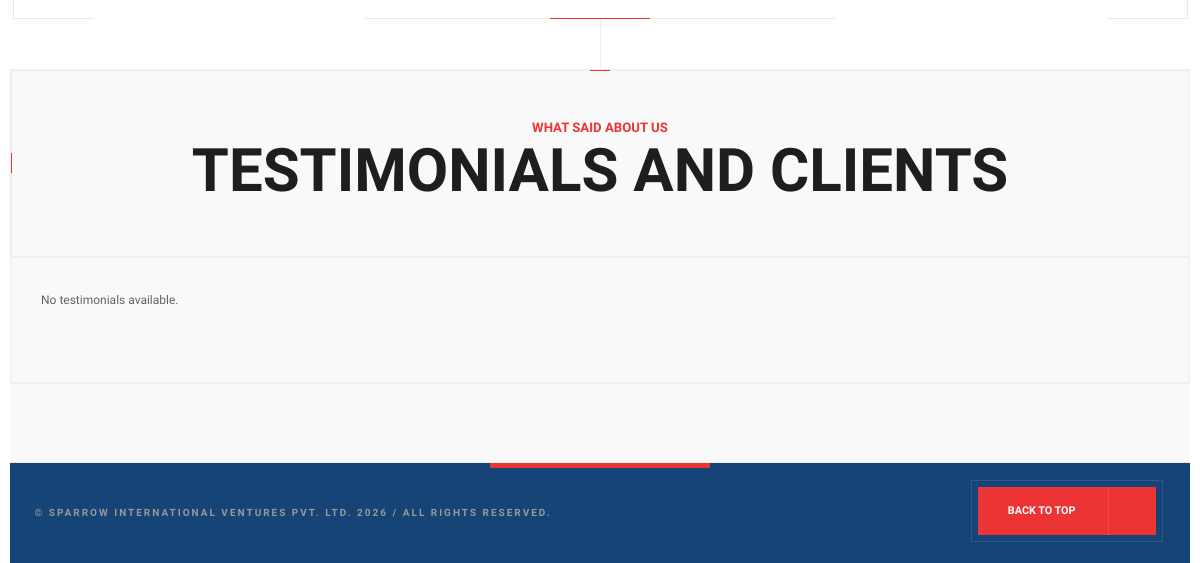
/about/ (lower part), run on an earlier commit of the app's database.
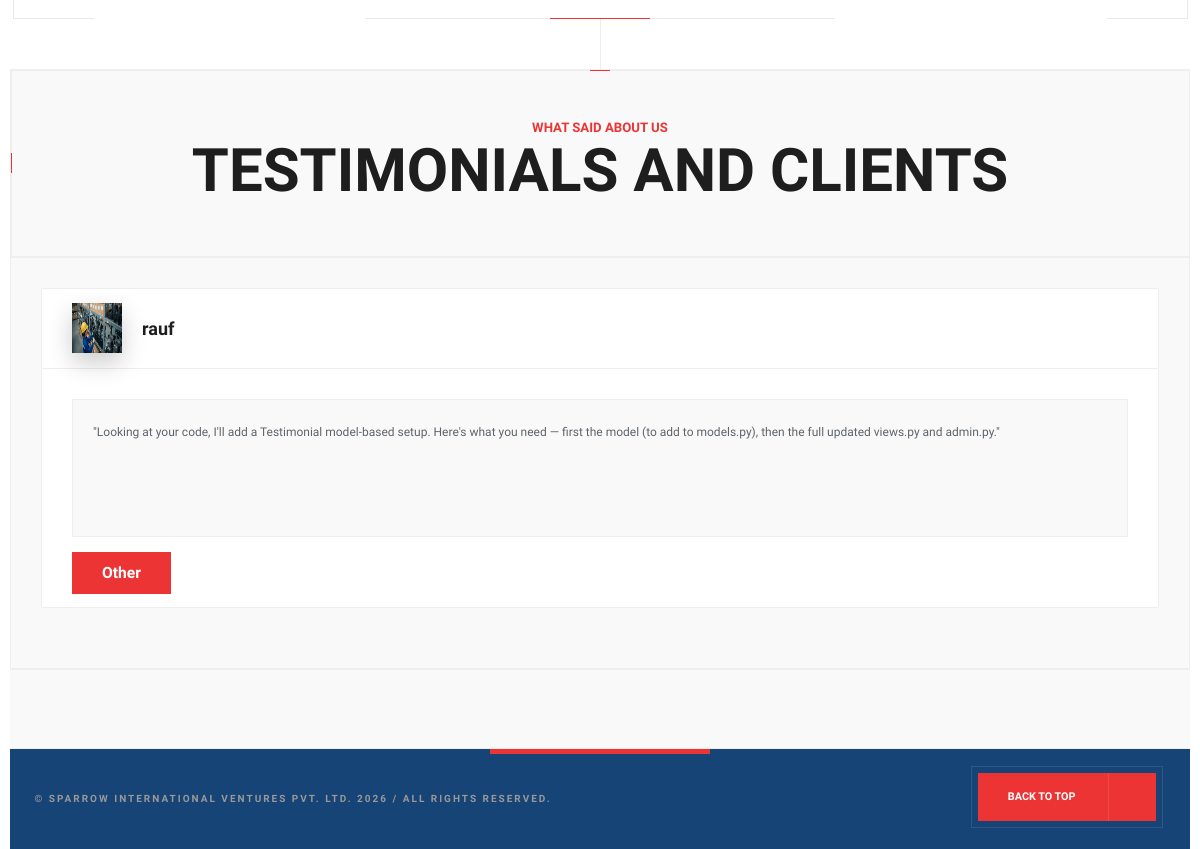
And on a later commit of the database.
### main/models.py (models this page shows, shortened)
class Testimonial(models.Model):
    PLATFORM_CHOICES = [
        ('twitter', 'Via X-Twitter'), ('facebook', 'Via Facebook'),
        ('instagram', 'Via Instagram'), ('linkedin', 'Via LinkedIn'),
        ('google', 'Via Google'), ('other', 'Other'),
    ]
    name = models.CharField(max_length=100)
    avatar = models.ImageField(upload_to='images/avatar/', blank=True, null=True)
    review = models.TextField(default='')
    platform = models.CharField(max_length=20, choices=PLATFORM_CHOICES, default='other')
    platform_url = models.URLField(blank=True, null=True)
    order = models.PositiveIntegerField(default=0)
    is_active = models.BooleanField(default=True)
    created_at = models.DateTimeField(auto_now_add=True)
    class Meta:
        ordering = ['order', 'created_at']

### main/views.py (the view)
# urls.py: path('about/', views.about, name='about'),
def about(request):
    journey_milestones = JourneyMilestone.objects.filter(is_active=True).order_by('order', 'year')
    team_members = TeamMember.objects.filter(is_active=True).order_by('order', 'name')
    testimonials = Testimonial.objects.filter(is_active=True).order_by('order')
    program_categories = ProgramCategory.objects.filter(is_active=True).prefetch_related(
        'events__images'
    ).order_by('order', 'name')
    active_categories = [c for c in program_categories if c.events.filter(is_active=True).exists()]
    program_years = (
        ProgramEvent.objects
        .filter(is_active=True, category__is_active=True)
        .values_list('year', flat=True)
        .distinct()
        .order_by('-year')
    )
    context = {
        'page_title': 'Our Story - Sparrow International',
        'active_page': 'about',
        'journey_milestones': journey_milestones,
        'team_members': team_members,
        'testimonials': testimonials,
        'program_categories': active_categories,
        'program_years': program_years,
    }
    return render(request, 'about.html', context)

### templates/about.html (shortened to what this page needs)
{% extends 'base.html' %}
{% load static %}
{% block content %}
<div class="content">
    <div class="content-box">
        <div class="section" style="padding-top:0;padding-bottom:70px;">
            <div class="container">
                <div class="section-dec fs-wrapper"><div class="section-dec-bottom_line"></div></div>
            </div>
        </div>
        <div>
            <div class="testimonilas-carousel-wrap">
                <div class="boxed-content">
                    <div class="section-title"><h4>What said about us</h4><h2>Testimonials and Clients</h2></div>
                    <div class="bc_dec-line_h"></div><div class="bc_dec-line_v"></div>
                </div>
                <div class="testimonilas-carousel">
                    <div class="swiper-container">
                        <div class="swiper-wrapper">
                            {% for testimonial in testimonials %}
                            <div class="swiper-slide">
                                <div class="testi-item">
                                    <div class="testimonilas-text">
                                        <div class="testi-header">
                                            <div class="testi-avatar">{% if testimonial.avatar %}<img src="{{ testimonial.avatar.url }}" alt="{{ testimonial.name }}">{% else %}<img src="{% static 'images/avatar/1.jpg' %}" alt="{{ testimonial.name }}">{% endif %}</div>
                                            <h3>{{ testimonial.name }}</h3>
                                        </div>
                                        <div class="testimonilas-text-item"><div class="testimonilas-text-item-wrap"><p>"{{ testimonial.review }}"</p></div></div>
                                    </div>
                                    <div class="testi-footer"><a href="{{ testimonial.platform_url|default:'#' }}" class="testi-link" target="_blank">{{ testimonial.get_platform_display }}</a></div>
                                </div>
                            </div>
                            {% empty %}<div class="swiper-slide"><p>No testimonials available.</p></div>
                            {% endfor %}
                        </div>
                    </div>
                </div>
                <div class="fwc-controls_wrap">
                    <div class="tc-button tc-button-next"><i class="fa-solid fa-chevron-right"></i></div>
                    <div class="tc-button tc-button-prev"><i class="fa-solid fa-chevron-left"></i></div>
                </div>
            </div>
        </div>
    </div>
    <div class="content-dec"><div class="container"></div></div>
</div>
{% endblock %}

What changed in the data, as far as the page shows it:
added Testimonial: avatar (picture), name "rauf", review "Looking at your code, I'll add a Testimonial model-based setup. Here's what you need — first the model (to add to models.py), then the full updated views.py and admin.py.", platform "Other"
Also different on the page:
text no longer shown: "No testimonials available."
